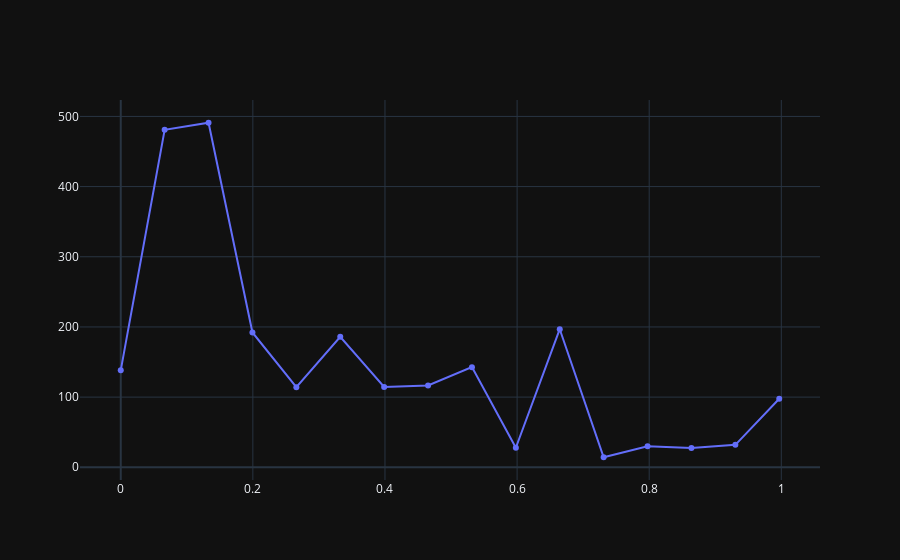

Write notebook code for a chart like this one.
### Markdown cell above
***
### Fourier Transforms
***

### Code cell
df = pd.read_csv('./Data/2022-12-06_17-32-02/Gravity.csv')
ts = pd.to_datetime(df['time'], unit = 'ns')
period = np.nanmedian(ts.diff().dt.total_seconds())

sp = np.fft.fft(df['x'])
freq = np.fft.fftfreq(len(df.index), period)

mask = (freq >= 0) &(freq < 1)

fig = go.Figure()
fig.add_trace(go.Scatter(x = freq[mask], y = [np.linalg.norm(s) for s in sp[mask]]))
fig.show()

### Figure 1 — Plotly figure (JSON) as saved in the notebook; plotly's stock layout.template omitted (floating-point values rounded to 4 significant figures)
{"data": [{"x": [0.0, 0.06646, 0.1329, 0.1994, 0.2658, 0.3323, 0.3988, 0.4652, 0.5317, 0.5981, 0.6646, 0.731, 0.7975, 0.864, 0.9304, 0.9969], "y": [138.1, 481.0, 491.0, 192.1, 114.1, 186.0, 114.6, 116.6, 142.7, 27.81, 196.8, 14.29, 29.84, 27.44, 31.99, 97.6], "type": "scatter"}], "layout": {}}
